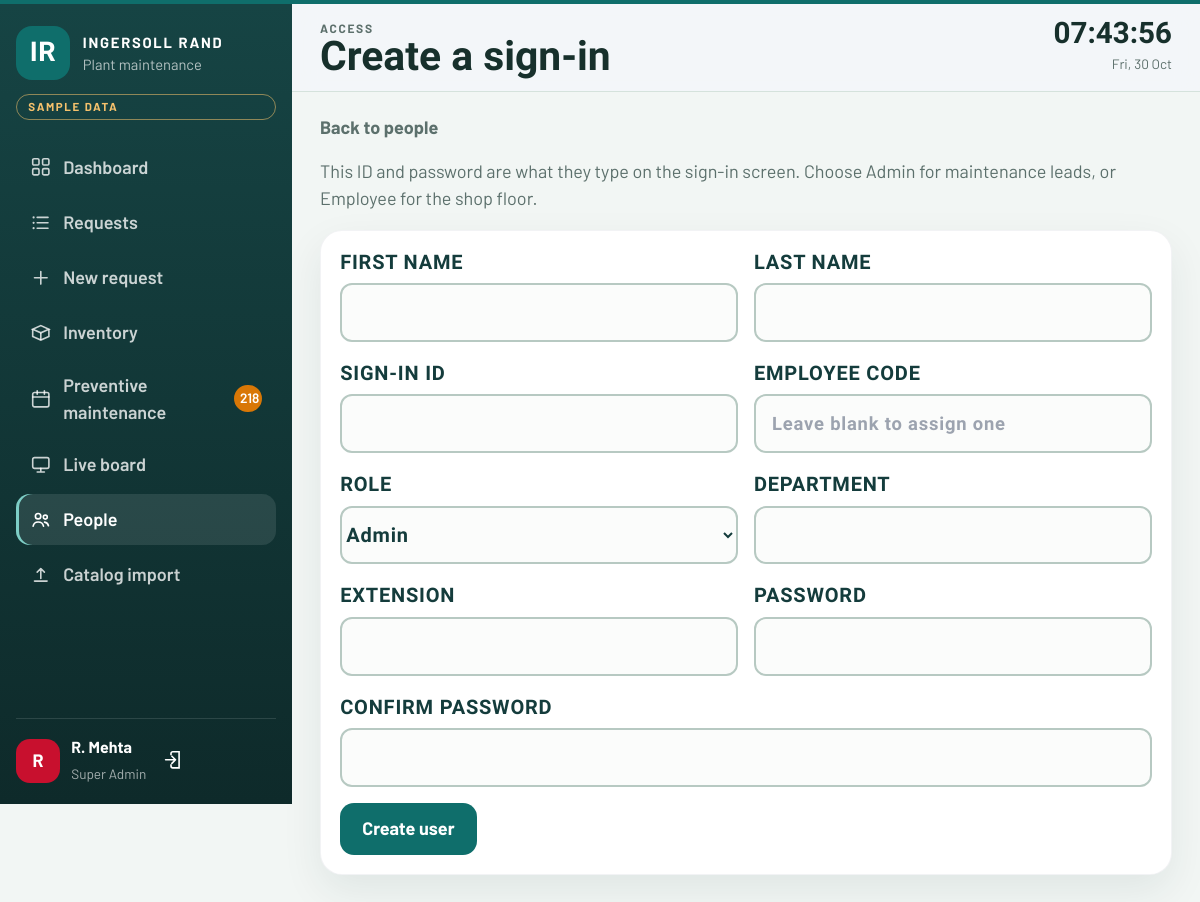
The app's page /people/new/ (signed in) with its own data.
### maintenance/models.py (models this page shows, shortened)
class User(AbstractUser):
    class Role(models.TextChoices):
        SUPERADMIN = 'superadmin', 'Super Admin'
        ADMIN = 'admin', 'Admin'
        EMPLOYEE = 'employee', 'Employee'
    role = models.CharField(max_length=20, choices=Role.choices, default=Role.EMPLOYEE)
    employee_code = models.CharField(max_length=20, unique=True, blank=True)
    department = models.CharField(max_length=80, blank=True)
    phone = models.CharField('Extension', max_length=30, blank=True)
    created_by = models.ForeignKey(
        'self',
        null=True,
        blank=True,
        on_delete=models.SET_NULL,
        related_name='provisioned_users',
    )
    class Meta:
        ordering = ['first_name', 'username']
    @property
    def is_superadmin(self):
        return self.role == self.Role.SUPERADMIN
    @property
    def is_admin_role(self):
        return self.role in {self.Role.SUPERADMIN, self.Role.ADMIN}

### maintenance/views.py (the view, shortened to what this page needs)
# urls.py: path('people/new/', views.user_create, name='user_create'),
@roles_required(User.Role.SUPERADMIN)
def user_create(request):
    form = UserProvisionForm(request.POST or None, actor=request.user)
    return render(request, 'users/form.html', {'form': form})

### maintenance/forms.py (shortened to what this page needs)
class UserProvisionForm(forms.Form):
    first_name = forms.CharField(max_length=150)
    last_name = forms.CharField(max_length=150)
    username = forms.CharField(max_length=150, label='Sign-in ID')
    employee_code = forms.CharField(max_length=20, required=False)
    role = forms.ChoiceField(choices=User.Role.choices)
    department = forms.CharField(max_length=80)
    phone = forms.CharField(max_length=30, required=False, label='Extension')
    password = forms.CharField(min_length=8, widget=forms.PasswordInput)
    confirm_password = forms.CharField(widget=forms.PasswordInput)
    def __init__(self, *args, actor=None, **kwargs):
        self.actor = actor
        super().__init__(*args, **kwargs)
        self.fields['role'].initial = User.Role.ADMIN

### maintenance/context_processors.py (called while the page is built)
def nav(request):
    user = getattr(request, 'user', None)
    if user is None or not user.is_authenticated:
        return {}
    open_jobs = Ticket.objects.filter(status__in=[Ticket.Status.PENDING, Ticket.Status.ATTEMPTED])
    if user.role == user.Role.EMPLOYEE:
        open_jobs = open_jobs.filter(raised_by=user)
        low_stock = 0
    else:
        low_stock = InventoryItem.objects.filter(
            is_active=True,
            quantity__lte=F('min_quantity'),
        ).count()
    soon = timezone.localdate() + timedelta(days=7)
    pm_due = 0
    if user.is_admin_role:
        pm_due = PreventiveTask.objects.filter(completed_on__isnull=True, plan_date__lte=soon).count()
    return {
        'nav_open_count': open_jobs.count(),
        'nav_low_stock': low_stock,
        'nav_pm_due': pm_due,
    }

### templates/users/form.html (shortened to what this page needs)
{% extends "base.html" %}
{% block eyebrow %}Access{% endblock %}
{% block page_title %}Create a sign-in{% endblock %}
{% block content %}
<a class="back" href="{% url 'user_list' %}">Back to people</a>
<p class="muted">This ID and password are what they type on the sign-in screen. Choose Admin for maintenance leads, or Employee for the shop floor.</p>
<form method="post" class="panel js-once" autocomplete="off">
  <div class="panel-bd form-grid">
    <label class="lbl">First name
      <input name="first_name" required value="{{ form.first_name.value|default_if_none:'' }}">
    </label>
    <label class="lbl">Last name
      <input name="last_name" required value="{{ form.last_name.value|default_if_none:'' }}">
    </label>
    <label class="lbl">Sign-in ID
      <input name="username" required autocomplete="off" value="{{ form.username.value|default_if_none:'' }}">
    </label>
    <label class="lbl">Employee code
      <input name="employee_code" placeholder="Leave blank to assign one" value="{{ form.employee_code.value|default_if_none:'' }}">
    </label>
    <label class="lbl">Role
      <select name="role">
        {% for value, label in form.fields.role.choices %}
        <option value="{{ value }}" {% if form.role.value|default:"admin" == value %}selected{% endif %}>{{ label }}</option>
        {% endfor %}
      </select>
    </label>
    <label class="lbl">Department
      <input name="department" list="departments" required value="{{ form.department.value|default_if_none:'' }}">
    </label>
    <label class="lbl">Extension
      <input name="phone" value="{{ form.phone.value|default_if_none:'' }}">
    </label>
    <label class="lbl">Password
      <input type="password" name="password" required minlength="8" autocomplete="new-password">
    </label>
    <label class="lbl wide">Confirm password
      <input type="password" name="confirm_password" required minlength="8" autocomplete="new-password">
    </label>
    <div class="wide"><button class="btn btn-primary" type="submit">Create user</button></div>
  </div>
</form>
{% endblock %}

### templates/base.html (shortened to what this page needs)
{% load static %}
<!DOCTYPE html>
<html lang="en">
<head>
  <script src="{% static 'vendor/tailwind.js' %}"></script>
  <link rel="stylesheet" href="{% static 'css/app.css' %}">
</head>
<body class="{% block body_class %}{% endblock %}">
  {% block body %}
  <div class="app-shell">
    {% if user.is_authenticated %}
    {% with name=request.resolver_match.url_name %}
    <aside class="sidebar">
      <a class="brand" href="{% url 'home' %}">
        <div class="brand-mark">IR</div>
        <div>
          <strong>INGERSOLL RAND</strong>
          <small>Plant maintenance</small>
        </div>
      </a>
      <div class="sample-chip">Sample data</div>
      <nav class="nav-list">
        <a class="nav-link {% if name == 'home' %}is-active{% endif %}" href="{% url 'home' %}"><svg class="icon"><use href="#i-grid"></use></svg>Dashboard</a>
        <a class="nav-link " href="{% url 'ticket_list' %}"><svg class="icon"><use href="#i-list"></use></svg>Requests</a>
        <a class="nav-link {% if name == 'ticket_create' %}is-active{% endif %}" href="{% url 'ticket_create' %}"><svg class="icon"><use href="#i-plus"></use></svg>New request</a>
        {% if user.is_admin_role %}
        <a class="nav-link " href="{% url 'inventory_list' %}"><svg class="icon"><use href="#i-box"></use></svg>Inventory</a>
        <a class="nav-link " href="{% url 'pm_list' %}"><svg class="icon"><use href="#i-calendar"></use></svg>Preventive maintenance{% if nav_pm_due %}<span class="nav-badge amber">{{ nav_pm_due }}</span>{% endif %}</a>
        <a class="nav-link {% if name == 'tv_board' %}is-active{% endif %}" href="{% url 'tv_board' %}"><svg class="icon"><use href="#i-screen"></use></svg>Live board</a>
        {% endif %}
        {% if user.is_superadmin %}
        <a class="nav-link {% if name == 'user_list' or name == 'user_create' or name == 'user_password' %}is-active{% endif %}" href="{% url 'user_list' %}"><svg class="icon"><use href="#i-users"></use></svg>People</a>
        <a class="nav-link {% if name == 'import_categories' %}is-active{% endif %}" href="{% url 'import_categories' %}"><svg class="icon"><use href="#i-upload"></use></svg>Catalog import</a>
        {% endif %}
      </nav>
      <div class="sidebar-user">
        <div class="avatar">{{ user.first_name|first|default:user.username|first }}</div>
        <div>
          <strong>{{ user.get_full_name|default:user.username }}</strong>
          <span>{{ user.get_role_display }}</span>
        </div>
        <form method="post" action="{% url 'logout' %}">
          <button type="submit" aria-label="Sign out"><svg class="icon"><use href="#i-out"></use></svg></button>
        </form>
      </div>
    </aside>
    {% endwith %}
    {% endif %}
    <div class="main-col">
      {% if user.is_authenticated %}
      <header class="topbar">
        <div>
          <p class="eyebrow">{% block eyebrow %}Operations{% endblock %}</p>
          <h1>{% block page_title %}Dashboard{% endblock %}</h1>
        </div>
        <div class="topbar-actions">
          <div class="live-clock" data-clock></div>
        </div>
      </header>
      {% endif %}
      <main class="content">
        {% block content %}{% endblock %}
      </main>
    </div>
  </div>
  {% endblock %}
</body>
</html>

### records on screen
User: first_name|first "R", get_full_name "R. Mehta", role "Super Admin"

### other values on screen
{{ nav_pm_due }} "218"
form field role "Admin"
